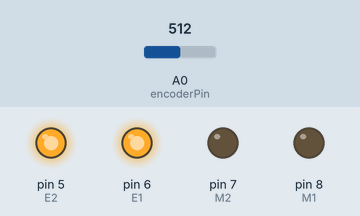
Recording of a sketch running on a simulated Arduino Leonardo, built with avr-gcc and run on an emulated ATmega32U4. On the bench: output pins drawn as LEDs (lit = HIGH). The inputs (shaded band) are chosen by the test bench; at power-on: A0 (encoderPin) = 512. What the sketch prints to the serial monitor is not drawn.

Above: at 0.1 s.
Timing chart, 0 to 1.6 s (numbered marks = the images above):
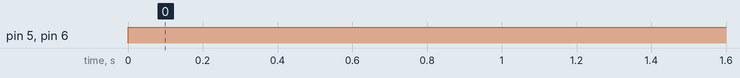

The sketch:

encoderCount.ino
```cpp
/* Copy and paste the code below into the Arduino software */
int E1 = 6; //M1 Speed Control
int E2 = 5; //M2 Speed Control
int M1 = 8; //M1 Direction Control
int M2 = 7; //M2 Direction Control
int rawencoderValue=0;
int encoderPin=0;
int encoderValue0 = 0;
int encoderValue1 = 0;
long count = 0;


void setup()
{
  int i;
  for(i=5;i<=8;i++)
  pinMode(i, OUTPUT);
  Serial.begin(9600);
}

void loop()
{
  int leftspeed = 255; //255 is maximum speed
  int rightspeed = 255;
  analogWrite (E1,255);
  digitalWrite(M1,LOW);
  analogWrite (E2,255);
  digitalWrite(M2,LOW);
  delay(100);
  rawencoderValue=analogRead(encoderPin);
  if(rawencoderValue < 600) {
	encoderValue1 = 1;
  }
  else {
   	encoderValue1 = 0;
  }

  if(encoderValue1 != encoderValue0) {
	count ++;
  }
  encoderValue0 = encoderValue1;
  Serial.println(count);
}
```

Measured:
- by itself, pin 5 (E2), pin 6 (E1): LOW → HIGH at 0.00 s
